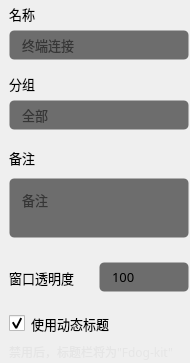
     <widget class="QWidget" name="widget_body_left" native="true">
      <property name="minimumSize">
       <size>
        <width>190</width>
        <height>0</height>
       </size>
      </property>
      <property name="maximumSize">
       <size>
        <width>190</width>
        <height>16777215</height>
       </size>
      </property>
      <layout class="QVBoxLayout" name="verticalLayout_3">
       <property name="spacing">
        <number>10</number>
       </property>
       <property name="leftMargin">
        <number>9</number>
       </property>
       <property name="topMargin">
        <number>3</number>
       </property>
       <property name="rightMargin">
        <number>1</number>
       </property>
       <property name="bottomMargin">
        <number>0</number>
       </property>
       <item>
        <widget class="QWidget" name="widget_name" native="true">
         <property name="minimumSize">
          <size>
           <width>180</width>
           <height>60</height>
          </size>
         </property>
         <property name="maximumSize">
          <size>
           <width>180</width>
           <height>60</height>
          </size>
         </property>
         <property name="styleSheet">
          <string notr="true"/>
         </property>
         <layout class="QVBoxLayout" name="verticalLayout">
          <property name="spacing">
           <number>5</number>
          </property>
          <property name="leftMargin">
           <number>0</number>
          </property>
          <property name="topMargin">
           <number>0</number>
          </property>
          <property name="rightMargin">
           <number>0</number>
          </property>
          <property name="bottomMargin">
           <number>0</number>
          </property>
          <item>
           <widget class="QLabel" name="widget_name_label_name">
            <property name="minimumSize">
             <size>
              <width>0</width>
              <height>20</height>
             </size>
            </property>
            <property name="maximumSize">
             <size>
              <width>16777215</width>
              <height>20</height>
             </size>
            </property>
            <property name="font">
             <font>
              <family>OPPOSans B</family>
              <pointsize>10</pointsize>
             </font>
            </property>
            <property name="text">
             <string>名称</string>
            </property>
           </widget>
          </item>
          <item>
           <widget class="QLineEdit" name="widget_name_lineEdit_name_data">
            <property name="minimumSize">
             <size>
              <width>0</width>
              <height>30</height>
             </size>
            </property>
            <property name="maximumSize">
             <size>
              <width>16777215</width>
              <height>30</height>
             </size>
            </property>
            <property name="font">
             <font>
              <family>OPPOSans B</family>
              <pointsize>10</pointsize>
             </font>
            </property>
            <property name="styleSheet">
             <string notr="true">background-color: rgb(25, 25, 25, 155);
border: 1px solid rgba(255, 255, 255, 0);
border-radius: 5px;
padding-left:10px;
padding-right:10px;</string>
            </property>
            <property name="text">
             <string/>
            </property>
            <property name="cursorPosition">
             <number>0</number>
            </property>
            <property name="placeholderText">
             <string>终端连接</string>
            </property>
           </widget>
          </item>
         </layout>
        </widget>
       </item>
       <item>
        <widget class="QWidget" name="widget_group" native="true">
         <property name="minimumSize">
          <size>
           <width>180</width>
           <height>60</height>
          </size>
         </property>
         <property name="maximumSize">
          <size>
           <width>180</width>
           <height>60</height>
          </size>
         </property>
         <property name="styleSheet">
          <string notr="true"/>
         </property>
         <layout class="QVBoxLayout" name="verticalLayout_2">
          <property name="spacing">
           <number>5</number>
          </property>
          <property name="leftMargin">
           <number>0</number>
          </property>
          <property name="topMargin">
           <number>0</number>
          </property>
          <property name="rightMargin">
           <number>0</number>
          </property>
          <property name="bottomMargin">
           <number>0</number>
          </property>
          <item>
           <widget class="QLabel" name="widget_group_label_group">
            <property name="minimumSize">
             <size>
              <width>0</width>
              <height>20</height>
             </size>
            </property>
            <property name="maximumSize">
             <size>
              <width>16777215</width>
              <height>20</height>
             </size>
            </property>
            <property name="font">
             <font>
              <family>OPPOSans B</family>
              <pointsize>10</pointsize>
             </font>
            </property>
            <property name="text">
             <string>分组</string>
            </property>
           </widget>
          </item>
          <item>
           <widget class="QLineEdit" name="widget_group_lineEdit_group_data">
            <property name="minimumSize">
             <size>
              <width>0</width>
              <height>30</height>
             </size>
            </property>
            <property name="maximumSize">
             <size>
              <width>16777215</width>
              <height>30</height>
             </size>
            </property>
            <property name="font">
             <font>
              <family>OPPOSans B</family>
              <pointsize>10</pointsize>
             </font>
            </property>
            <property name="styleSheet">
             <string notr="true">background-color: rgb(25, 25, 25, 155);
border: 1px solid rgba(255, 255, 255, 0);
border-radius: 5px;
padding-left:10px;
padding-right:10px;</string>
            </property>
            <property name="text">
             <string/>
            </property>
            <property name="placeholderText">
             <string>全部</string>
            </property>
           </widget>
          </item>
         </layout>
        </widget>
       </item>
       <item>
        <widget class="QWidget" name="widget_group_2" native="true">
         <property name="minimumSize">
          <size>
           <width>180</width>
           <height>100</height>
          </size>
         </property>
         <property name="maximumSize">
          <size>
           <width>180</width>
           <height>100</height>
          </size>
         </property>
         <property name="styleSheet">
          <string notr="true"/>
         </property>
         <layout class="QVBoxLayout" name="verticalLayout_5">
          <property name="spacing">
           <number>5</number>
          </property>
          <property name="leftMargin">
           <number>0</number>
          </property>
          <property name="topMargin">
           <number>0</number>
          </property>
          <property name="rightMargin">
           <number>0</number>
          </property>
          <property name="bottomMargin">
           <number>0</number>
          </property>
          <item>
           <widget class="QLabel" name="widget_group_label_group_2">
            <property name="minimumSize">
             <size>
              <width>0</width>
              <height>20</height>
             </size>
            </property>
            <property name="maximumSize">
             <size>
              <width>16777215</width>
              <height>20</height>
             </size>
            </property>
            <property name="font">
             <font>
              <family>OPPOSans B</family>
              <pointsize>10</pointsize>
             </font>
            </property>
            <property name="text">
             <string>备注</string>
            </property>
           </widget>
          </item>
          <item>
           <widget class="QLineEdit" name="widget_group_lineEdit_group_data_2">
            <property name="minimumSize">
             <size>
              <width>0</width>
              <height>60</height>
             </size>
            </property>
            <property name="maximumSize">
             <size>
              <width>16777215</width>
              <height>60</height>
             </size>
            </property>
            <property name="font">
             <font>
              <family>OPPOSans B</family>
              <pointsize>10</pointsize>
             </font>
            </property>
            <property name="styleSheet">
             <string notr="true">background-color: rgb(25, 25, 25, 155);
border: 1px solid rgba(255, 255, 255, 0);
border-radius: 5px;
padding:10px;</string>
            </property>
            <property name="text">
             <string/>
            </property>
            <property name="alignment">
             <set>Qt::AlignLeading|Qt::AlignLeft|Qt::AlignTop</set>
            </property>
            <property name="placeholderText">
             <string>备注</string>
            </property>
           </widget>
          </item>
         </layout>
        </widget>
       </item>
       <item>
        <widget class="QWidget" name="widget" native="true">
         <property name="minimumSize">
          <size>
           <width>0</width>
           <height>50</height>
          </size>
         </property>
         <property name="maximumSize">
          <size>
           <width>16777215</width>
           <height>50</height>
          </size>
         </property>
         <layout class="QVBoxLayout" name="verticalLayout_7">
          <property name="leftMargin">
           <number>0</number>
          </property>
          <property name="topMargin">
           <number>0</number>
          </property>
          <property name="rightMargin">
           <number>0</number>
          </property>
          <property name="bottomMargin">
           <number>0</number>
          </property>
          <item>
           <widget class="QWidget" name="widget_color" native="true">
            <property name="minimumSize">
             <size>
              <width>200</width>
              <height>30</height>
             </size>
            </property>
            <property name="maximumSize">
             <size>
              <width>200</width>
              <height>35</height>
             </size>
            </property>
            <layout class="QHBoxLayout" name="horizontalLayout_5">
             <property name="spacing">
              <number>5</number>
             </property>
             <property name="leftMargin">
              <number>0</number>
             </property>
             <property name="topMargin">
              <number>0</number>
             </property>
             <property name="rightMargin">
              <number>0</number>
             </property>
             <property name="bottomMargin">
              <number>0</number>
             </property>
             <item>
              <widget class="QLabel" name="widget_color_label_color">
               <property name="minimumSize">
                <size>
                 <width>85</width>
                 <height>0</height>
                </size>
               </property>
               <property name="maximumSize">
                <size>
                 <width>85</width>
                 <height>16777215</height>
                </size>
               </property>
               <property name="font">
                <font>
                 <family>OPPOSans B</family>
                 <pointsize>10</pointsize>
                </font>
               </property>
               <property name="text">
                <string>窗口透明度</string>
               </property>
              </widget>
             </item>
             <item>
              <widget class="QLineEdit" name="lineEdit">
               <property name="minimumSize">
                <size>
                 <width>90</width>
                 <height>30</height>
                </size>
               </property>
               <property name="maximumSize">
                <size>
                 <width>90</width>
                 <height>30</height>
                </size>
               </property>
               <property name="font">
                <font>
                 <family>OPPOSans</family>
                 <pointsize>10</pointsize>
                </font>
               </property>
               <property name="styleSheet">
                <string notr="true">background-color: rgb(25, 25, 25, 155);
border: 1px solid rgba(255, 255, 255, 0);
border-radius: 5px;
padding-left:10px;
padding-right:10px;</string>
               </property>
               <property name="text">
                <string>100</string>
               </property>
              </widget>
             </item>
             <item>
              <spacer name="widget_color_horizontalSpacer_color">
               <property name="orientation">
                <enum>Qt::Horizontal</enum>
               </property>
               <property name="sizeHint" stdset="0">
                <size>
                 <width>40</width>
                 <height>20</height>
                </size>
               </property>
              </spacer>
             </item>
            </layout>
           </widget>
          </item>
         </layout>
        </widget>
       </item>
       <item>
        <widget class="QWidget" name="widget_dynamic_title" native="true">
         <property name="minimumSize">
          <size>
           <width>200</width>
           <height>50</height>
          </size>
         </property>
         <property name="maximumSize">
          <size>
           <width>200</width>
           <height>50</height>
          </size>
         </property>
         <layout class="QVBoxLayout" name="verticalLayout_6">
          <property name="spacing">
           <number>5</number>
          </property>
          <property name="leftMargin">
           <number>0</number>
          </property>
          <property name="topMargin">
           <number>0</number>
          </property>
          <property name="rightMargin">
           <number>0</number>
          </property>
          <property name="bottomMargin">
           <number>0</number>
          </property>
          <item>
           <widget class="QCheckBox" name="widget_dynamic_title_checkBox">
            <property name="font">
             <font>
              <family>OPPOSans B</family>
              <pointsize>10</pointsize>
              <stylestrategy>PreferAntialias</stylestrategy>
             </font>
            </property>
            <property name="contextMenuPolicy">
             <enum>Qt::DefaultContextMenu</enum>
            </property>
            <property name="styleSheet">
             <string notr="true">QCheckBox::indicator{
                width:16px;
                height:16px;
           }
            QCheckBox::indicator::unchecked{
                image:url(:/lib/gouxuan2.png);
            }
            QCheckBox::indicator::checked{
                image:url(:/lib/gouxuan.png);
            }
</string>
            </property>
            <property name="text">
             <string>使用动态标题</string>
            </property>
            <property name="checked">
             <bool>true</bool>
            </property>
            <property name="tristate">
             <bool>false</bool>
            </property>
           </widget>
          </item>
          <item>
           <widget class="QLabel" name="widget_dynamic_title_label">
            <property name="minimumSize">
             <size>
              <width>100</width>
              <height>25</height>
             </size>
            </property>
            <property name="maximumSize">
             <size>
              <width>180</width>
              <height>16777215</height>
             </size>
            </property>
            <property name="font">
             <font>
              <family>OPPOSans B</family>
              <pointsize>9</pointsize>
             </font>
            </property>
            <property name="styleSheet">
             <string notr="true">color: rgba(223, 223, 223, 150);</string>
            </property>
            <property name="text">
             <string>禁用后，标题栏将为&quot;Fdog-kit&quot;</string>
            </property>
           </widget>
          </item>
         </layout>
        </widget>
       </item>
      </layout>
     </widget>
